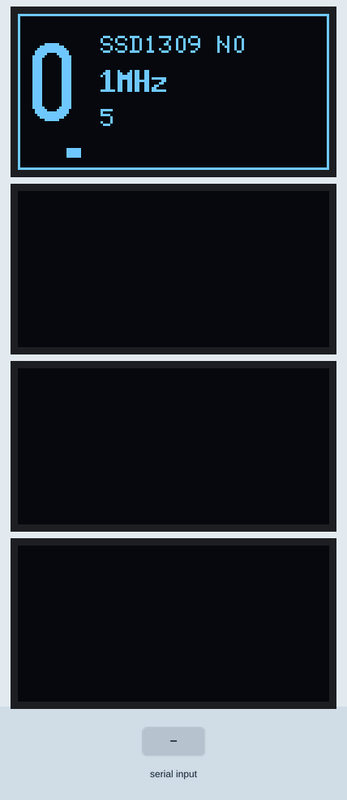
Simulated run of this sketch. Board: Arduino Uno, built with avr-gcc and run on an emulated ATmega328P. On the bench: 4 × 128×64 one-colour display. The inputs (shaded band) are chosen by the test bench. What the sketch prints to the serial monitor is not drawn.

Above: at 1.6 s.
1.7 s: "30,150\n" received over Serial
At 2.0 s:
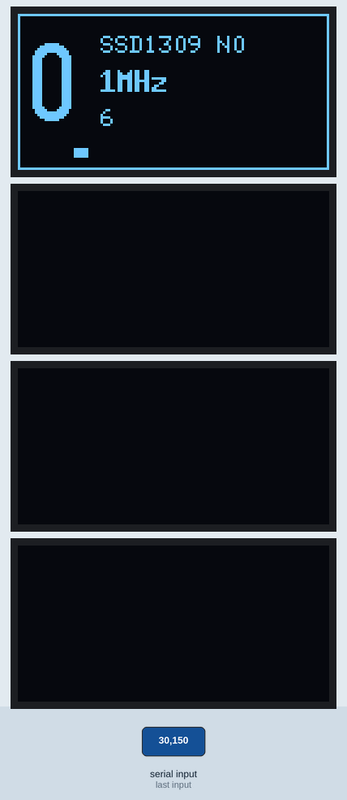
4.1 s: "200\n" received over Serial
At 4.41 s:
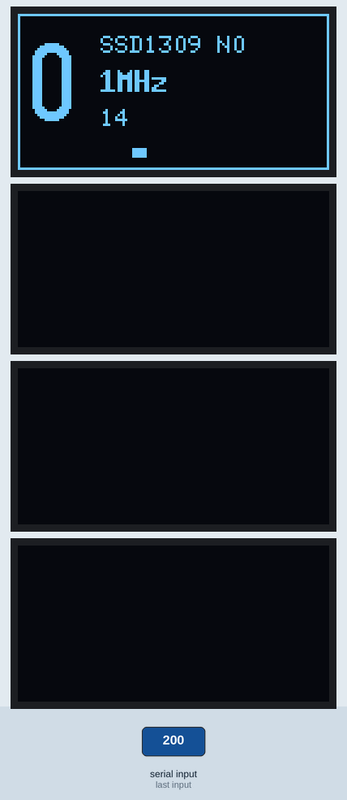
6.6 s: "b90\n" received over Serial
At 7.07 s:
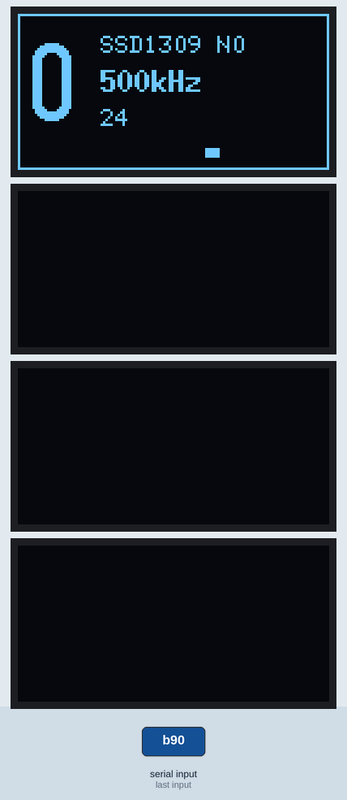
9.1 s: "B90\n" received over Serial
At 9.56 s:
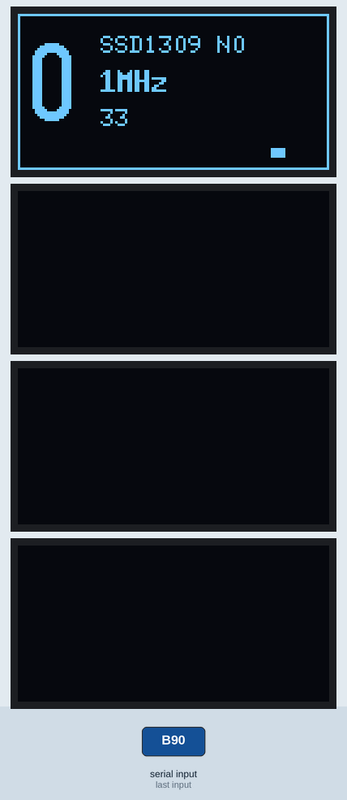
Timing chart, 0 to 11.9 s (numbered marks = the images above; inputs shaded):
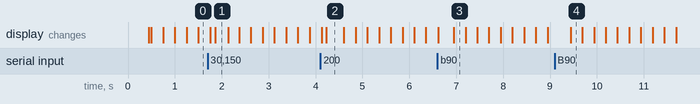

Measured:
- after the input at 9.1 s, the display: changes after 0.34 s (image 4)

The sketch:

oled_probe.ino
```cpp
/*
 * oled_probe - a throwaway diagnostic, not part of the product.
 *
 * Finds the fastest SPI bus speed this wiring is actually reliable at.
 * Corrupted init commands (an image that arrives upside down) and the
 * panel dropping out are both classic signal-integrity symptoms, and the
 * R4 clocks SPI faster than loose dupont wiring tolerates.
 *
 * The screen shows a heartbeat counter that increments four times a
 * second. That distinguishes the three failure modes by eye:
 *   counter stops       -> the panel froze, or the sketch hung
 *   counter keeps going but screen blinks -> panel losing state
 *   image inverted      -> init commands arriving corrupted
 *
 * Serial commands:
 *   0 1 2 3   switch controller profile
 *   b         step to the next (slower) bus speed
 *   B         step to the next (faster) bus speed
 *   r         re-initialise now
 *   i         toggle automatic re-init every 2s
 *   ?         report state
 */

#include <Arduino.h>
#include <SPI.h>
#include <U8g2lib.h>

#define PIN_CS 10
#define PIN_DC 9
#define PIN_RES 8

U8G2_SSD1309_128X64_NONAME0_F_4W_HW_SPI p0(U8G2_R0, PIN_CS, PIN_DC, PIN_RES);
U8G2_SSD1309_128X64_NONAME2_F_4W_HW_SPI p1(U8G2_R0, PIN_CS, PIN_DC, PIN_RES);
U8G2_SSD1306_128X64_NONAME_F_4W_HW_SPI  p2(U8G2_R0, PIN_CS, PIN_DC, PIN_RES);
U8G2_SH1106_128X64_NONAME_F_4W_HW_SPI   p3(U8G2_R0, PIN_CS, PIN_DC, PIN_RES);

U8G2 *panels[] = {&p0, &p1, &p2, &p3};
const char *names[] = {"SSD1309 N0", "SSD1309 N2", "SSD1306 NN", "SH1106 NN"};
const uint8_t PANEL_COUNT = 4;

/* Fastest first. Profile 0 rendered correctly at the default speed, so the
   question is not whether it works but how fast it works reliably. */
const uint32_t BUS_SPEEDS[] = {8000000, 4000000, 2000000, 1000000, 500000};
const char *BUS_LABELS[] = {"8MHz", "4MHz", "2MHz", "1MHz", "500kHz"};
const uint8_t BUS_COUNT = 5;

/* Start slow. If this is rock solid, step back up to find the ceiling. */
static uint8_t busIndex = 3;

static const uint16_t REDRAW_MS = 250;
static const uint32_t REINIT_MS = 2000;

static uint8_t current = 0;
static uint32_t heartbeat = 0;
static uint32_t lastRedraw = 0;
static uint32_t lastReinit = 0;
static bool autoReinit = false;

static void report(const char *event) {
  Serial.print(F("{\"t\":\""));
  Serial.print(event);
  Serial.print(F("\",\"index\":"));
  Serial.print(current);
  Serial.print(F(",\"profile\":\""));
  Serial.print(names[current]);
  Serial.print(F("\",\"bus\":\""));
  Serial.print(BUS_LABELS[busIndex]);
  Serial.print(F("\",\"auto_reinit\":"));
  Serial.print(autoReinit ? F("true") : F("false"));
  Serial.print(F(",\"beats\":"));
  Serial.print(heartbeat);
  Serial.println(F("}"));
}

static void hardReset() {
  pinMode(PIN_RES, OUTPUT);
  digitalWrite(PIN_RES, HIGH);
  delay(10);
  digitalWrite(PIN_RES, LOW);
  delay(50);
  digitalWrite(PIN_RES, HIGH);
  delay(50);
}

static void initPanel() {
  hardReset();
  /* Must be set before begin(), so a speed change means a full re-init. */
  panels[current]->setBusClock(BUS_SPEEDS[busIndex]);
  panels[current]->begin();
  panels[current]->setContrast(255);
  lastReinit = millis();
}

static void drawPanel() {
  U8G2 *panel = panels[current];
  panel->clearBuffer();

  panel->setFont(u8g2_font_logisoso32_tn);
  char digit[2] = {(char)('0' + current), 0};
  panel->drawStr(4, 44, digit);

  panel->setFont(u8g2_font_6x12_tf);
  panel->drawStr(34, 16, names[current]);

  panel->setFont(u8g2_font_7x13B_tf);
  panel->drawStr(34, 32, BUS_LABELS[busIndex]);

  /* Heartbeat: if this number stops climbing, the freeze is upstream of
     the panel. If it climbs while the screen blinks, the panel is at
     fault. */
  panel->setFont(u8g2_font_6x12_tf);
  char beat[16];
  snprintf(beat, sizeof(beat), "%lu", (unsigned long)heartbeat);
  panel->drawStr(34, 46, beat);

  /* Border: the tell for a column offset. Should be a clean rectangle
     touching all four edges. */
  panel->drawFrame(0, 0, 128, 64);

  /* Sweep: continuous motion makes a brief dropout obvious. */
  uint8_t x = (uint8_t)((heartbeat * 3) % 118);
  panel->drawBox(5 + x, 55, 6, 4);

  panel->sendBuffer();
}

static void handleSerial() {
  while (Serial.available()) {
    char c = (char)Serial.read();
    if (c >= '0' && c <= '3') {
      current = (uint8_t)(c - '0');
      initPanel();
      report("profile");
    } else if (c == 'b') {
      if (busIndex + 1 < BUS_COUNT) busIndex++;
      initPanel();
      report("bus");
    } else if (c == 'B') {
      if (busIndex > 0) busIndex--;
      initPanel();
      report("bus");
    } else if (c == 'r') {
      initPanel();
      report("reinit");
    } else if (c == 'i') {
      autoReinit = !autoReinit;
      report("auto_reinit");
    } else if (c == '?') {
      report("status");
    }
  }
}

void setup() {
  Serial.begin(115200);
  delay(300);

  pinMode(PIN_CS, OUTPUT);
  pinMode(PIN_DC, OUTPUT);
  pinMode(PIN_RES, OUTPUT);

  current = 0;
  initPanel();
  report("boot");
}

void loop() {
  handleSerial();

  uint32_t now = millis();

  if (autoReinit && now - lastReinit >= REINIT_MS) {
    initPanel();
  }

  if (now - lastRedraw >= REDRAW_MS) {
    heartbeat++;
    drawPanel();
    lastRedraw = now;
  }
}
```
